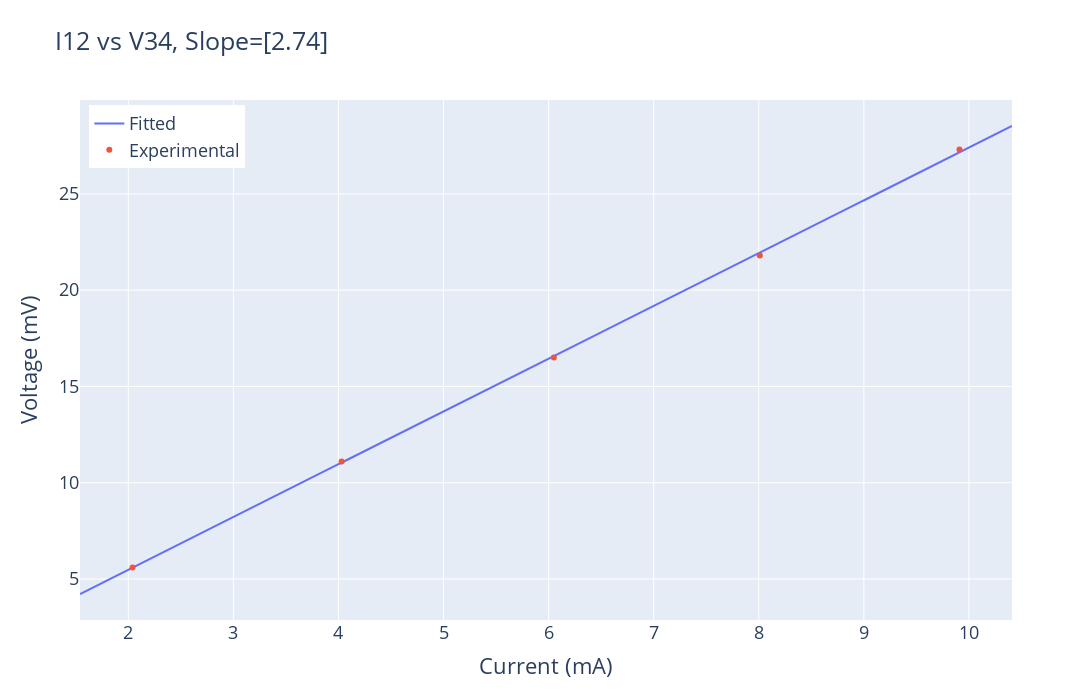
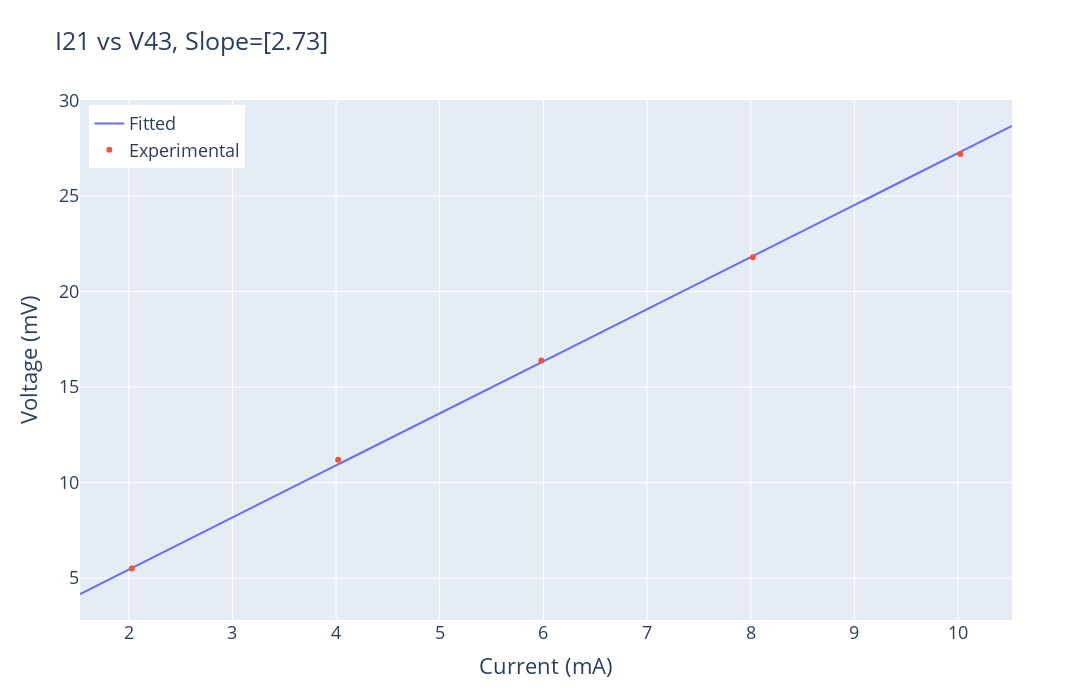
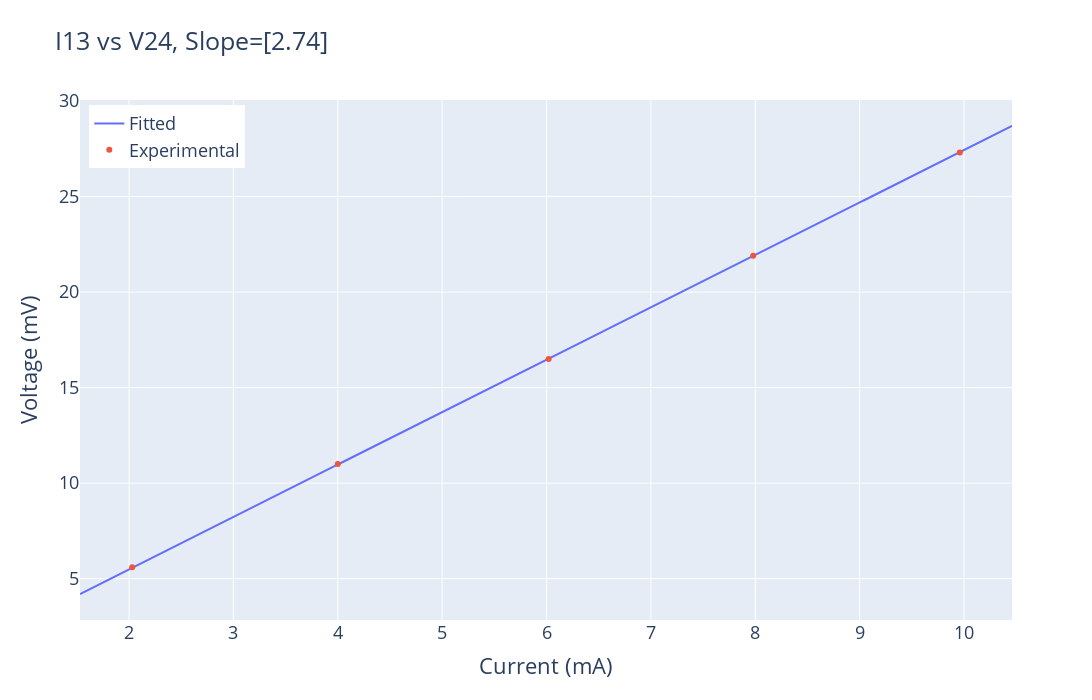
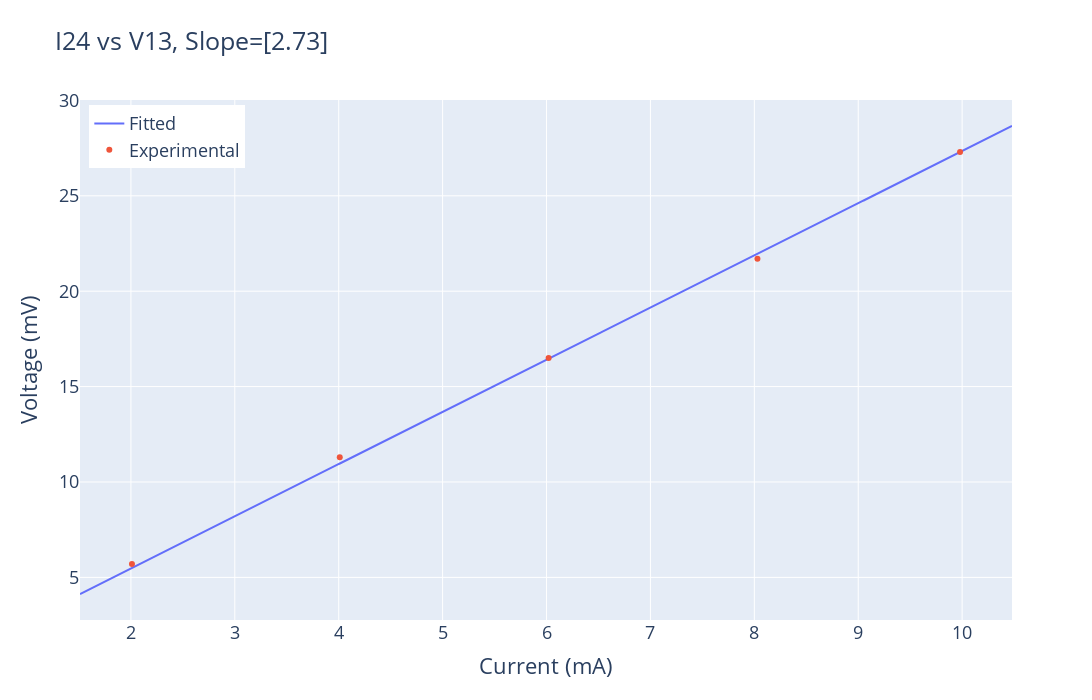

Here is the notebook cell these charts were saved with, in order:
### Code cell
col = {'I12 (mA)': 'V34 (mV)', 'I21 (mA)': 'V43 (mV)', 'I13 (mA)': 'V24 (mV)', 'I24 (mA)': 'V13 (mV)'}

variances = []

for i in col:
    title= str(i.split(' ')[0]) + ' vs ' + str(col[i].split(' ')[0])

    pcoe , pcov = curve_fit(resis, readings1[i], readings1[col[i]])

    variances.append(pcov[0][0])

    X = np.linspace(readings1[i].min()-0.5, readings1[i].max()+0.5, 1000)
    Y = resis(X, pcoe[0])


    trace1 = go.Scatter(x=X, y=Y, mode='lines', name='Fitted')
    trace2 = go.Scatter(x=readings1[i], y=readings1[col[i]], mode='markers', name='Experimental')
    data = [trace1, trace2]
    layout = go.Layout(title=f'{title}, Slope={np.round(pcoe,2)}', xaxis=dict(title='Current (mA)'), yaxis=dict(title='Voltage (mV)'))
    fig = go.Figure(data=data, layout=layout)
    fig.update_layout(width=1200, height=700,legend=dict(yanchor="top", y=0.99, xanchor="left", x=0.01 ) ,font=dict( size=18 ))
    fig.show()

### Figure 1 — Plotly figure (JSON) as saved in the notebook; plotly's stock layout.template omitted (floating-point values rounded to 4 significant figures; data arrays with more than 128 entries replaced by an {"elided": "..."} marker saying what was removed)
{"data": [{"mode": "lines", "name": "Fitted", "type": "scatter", "x": {"elided": "1000 float values"}, "y": {"elided": "1000 float values"}}, {"mode": "markers", "name": "Experimental", "type": "scatter", "x": [2.04, 4.03, 6.05, 8.01, 9.91], "y": [5.6, 11.1, 16.5, 21.8, 27.3]}], "layout": {"font": {"size": 18}, "height": 700, "legend": {"x": 0.01, "xanchor": "left", "y": 0.99, "yanchor": "top"}, "title": {"text": "I12 vs V34, Slope=[2.74]"}, "width": 1200, "xaxis": {"title": {"text": "Current (mA)"}}, "yaxis": {"title": {"text": "Voltage (mV)"}}}}

### Figure 2 — Plotly figure (JSON) as saved in the notebook; plotly's stock layout.template omitted (floating-point values rounded to 4 significant figures; data arrays with more than 128 entries replaced by an {"elided": "..."} marker saying what was removed)
{"data": [{"mode": "lines", "name": "Fitted", "type": "scatter", "x": {"elided": "1000 float values"}, "y": {"elided": "1000 float values"}}, {"mode": "markers", "name": "Experimental", "type": "scatter", "x": [2.03, 4.02, 5.98, 8.02, 10.02], "y": [5.5, 11.2, 16.4, 21.8, 27.2]}], "layout": {"font": {"size": 18}, "height": 700, "legend": {"x": 0.01, "xanchor": "left", "y": 0.99, "yanchor": "top"}, "title": {"text": "I21 vs V43, Slope=[2.73]"}, "width": 1200, "xaxis": {"title": {"text": "Current (mA)"}}, "yaxis": {"title": {"text": "Voltage (mV)"}}}}

### Figure 3 — Plotly figure (JSON) as saved in the notebook; plotly's stock layout.template omitted (floating-point values rounded to 4 significant figures; data arrays with more than 128 entries replaced by an {"elided": "..."} marker saying what was removed)
{"data": [{"mode": "lines", "name": "Fitted", "type": "scatter", "x": {"elided": "1000 float values"}, "y": {"elided": "1000 float values"}}, {"mode": "markers", "name": "Experimental", "type": "scatter", "x": [2.03, 4, 6.02, 7.98, 9.96], "y": [5.6, 11, 16.5, 21.9, 27.3]}], "layout": {"font": {"size": 18}, "height": 700, "legend": {"x": 0.01, "xanchor": "left", "y": 0.99, "yanchor": "top"}, "title": {"text": "I13 vs V24, Slope=[2.74]"}, "width": 1200, "xaxis": {"title": {"text": "Current (mA)"}}, "yaxis": {"title": {"text": "Voltage (mV)"}}}}

### Figure 4 — Plotly figure (JSON) as saved in the notebook; plotly's stock layout.template omitted (floating-point values rounded to 4 significant figures; data arrays with more than 128 entries replaced by an {"elided": "..."} marker saying what was removed)
{"data": [{"mode": "lines", "name": "Fitted", "type": "scatter", "x": {"elided": "1000 float values"}, "y": {"elided": "1000 float values"}}, {"mode": "markers", "name": "Experimental", "type": "scatter", "x": [2.01, 4.01, 6.02, 8.03, 9.98], "y": [5.7, 11.3, 16.5, 21.7, 27.3]}], "layout": {"font": {"size": 18}, "height": 700, "legend": {"x": 0.01, "xanchor": "left", "y": 0.99, "yanchor": "top"}, "title": {"text": "I24 vs V13, Slope=[2.73]"}, "width": 1200, "xaxis": {"title": {"text": "Current (mA)"}}, "yaxis": {"title": {"text": "Voltage (mV)"}}}}
